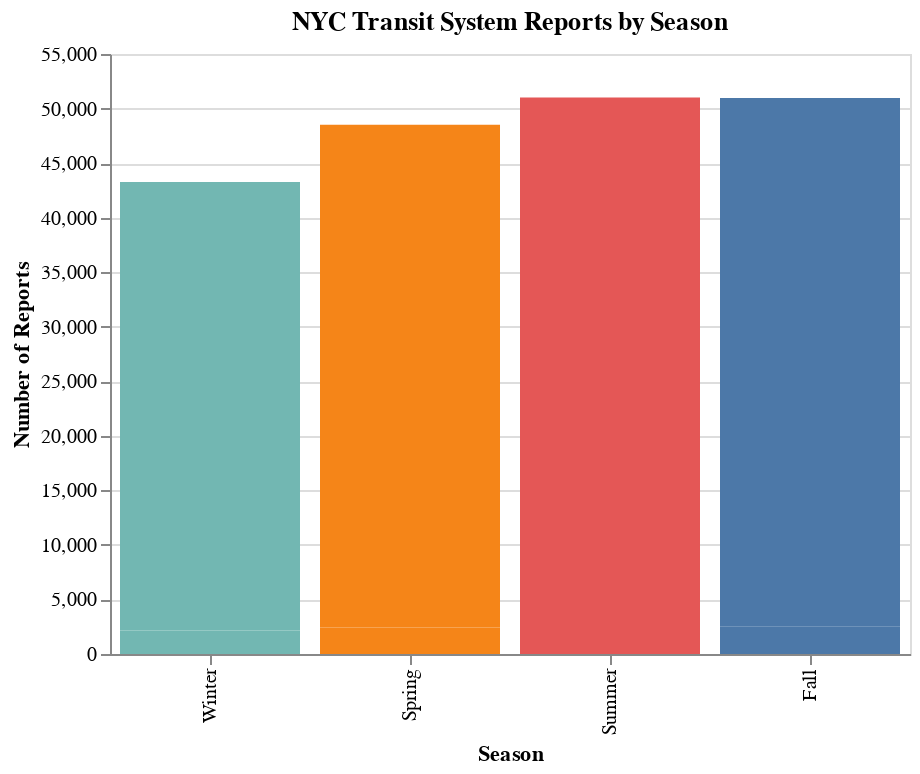

Notebook cell for this chart:
### Code cell
import pandas as pd
import altair as alt

# Load your dataset
data = pd.read_csv("updated_dataset.csv")

# Standardize the column for filtering
data["Commendation or Complaint"] = data["Commendation or Complaint"].str.lower()

# Replace quarter numbers with season names
data["Season"] = data["Quarter"].replace({
    1: "Winter", 2: "Spring", 3: "Summer", 4: "Fall"
})

# Aggregate the data
agg_data = data.groupby(["Season", "Commendation or Complaint"]).size().reset_index(name="count")

# Create a selection dropdown
selection = alt.selection_single(
    fields=["Commendation or Complaint"],
    name="Report Type",
    bind=alt.binding_select(options=agg_data["Commendation or Complaint"].unique())
)

# Create the chart
chart = alt.Chart(agg_data).mark_bar().encode(
    x=alt.X("Season:N", title="Season", sort=["Winter", "Spring", "Summer", "Fall"]),
    y=alt.Y("count:Q", title="Number of Reports"),
    color=alt.Color("Season:N", legend=None),
    tooltip=[
        alt.Tooltip("Season:N", title="Season"),
        alt.Tooltip("count:Q", title="Number of Reports")
    ]
).add_selection(
    selection
).transform_filter(
    selection
).properties(
    title="NYC Transit System Reports by Season",
    width=400,
    height=300
)

chart.save("nyc_transit_chart.html")
chart

### Figure 1 — Vega-Lite specification as saved in the notebook (floating-point values rounded to 4 significant figures)
{"config": {"view": {"continuousWidth": 300, "continuousHeight": 300}}, "data": {"name": "data-01cea8f5f9c478814d1ff236f3293da2"}, "mark": {"type": "bar"}, "encoding": {"color": {"field": "Season", "legend": null, "type": "nominal"}, "tooltip": [{"field": "Season", "title": "Season", "type": "nominal"}, {"field": "count", "title": "Number of Reports", "type": "quantitative"}], "x": {"field": "Season", "sort": ["Winter", "Spring", "Summer", "Fall"], "title": "Season", "type": "nominal"}, "y": {"field": "count", "title": "Number of Reports", "type": "quantitative"}}, "height": 300, "params": [{"name": "Report Type", "select": {"type": "point", "fields": ["Commendation or Complaint"]}, "bind": {"input": "select", "options": ["commendation", "complaint"]}}], "title": "NYC Transit System Reports by Season", "transform": [{"filter": {"param": "Report Type"}}], "width": 400, "$schema": "https://vega.github.io/schema/vega-lite/v5.8.0.json", "datasets": {"data-01cea8f5f9c478814d1ff236f3293da2": [{"Season": "Fall", "Commendation or Complaint": "commendation", "count": 2550}, {"Season": "Fall", "Commendation or Complaint": "complaint", "count": 48411}, {"Season": "Spring", "Commendation or Complaint": "commendation", "count": 2422}, {"Season": "Spring", "Commendation or Complaint": "complaint", "count": 46085}, {"Season": "Summer", "Commendation or Complaint": "commendation", "count": 2478}, {"Season": "Summer", "Commendation or Complaint": "complaint", "count": 48545}, {"Season": "Winter", "Commendation or Complaint": "commendation", "count": 2143}, {"Season": "Winter", "Commendation or Complaint": "complaint", "count": 41128}]}}
